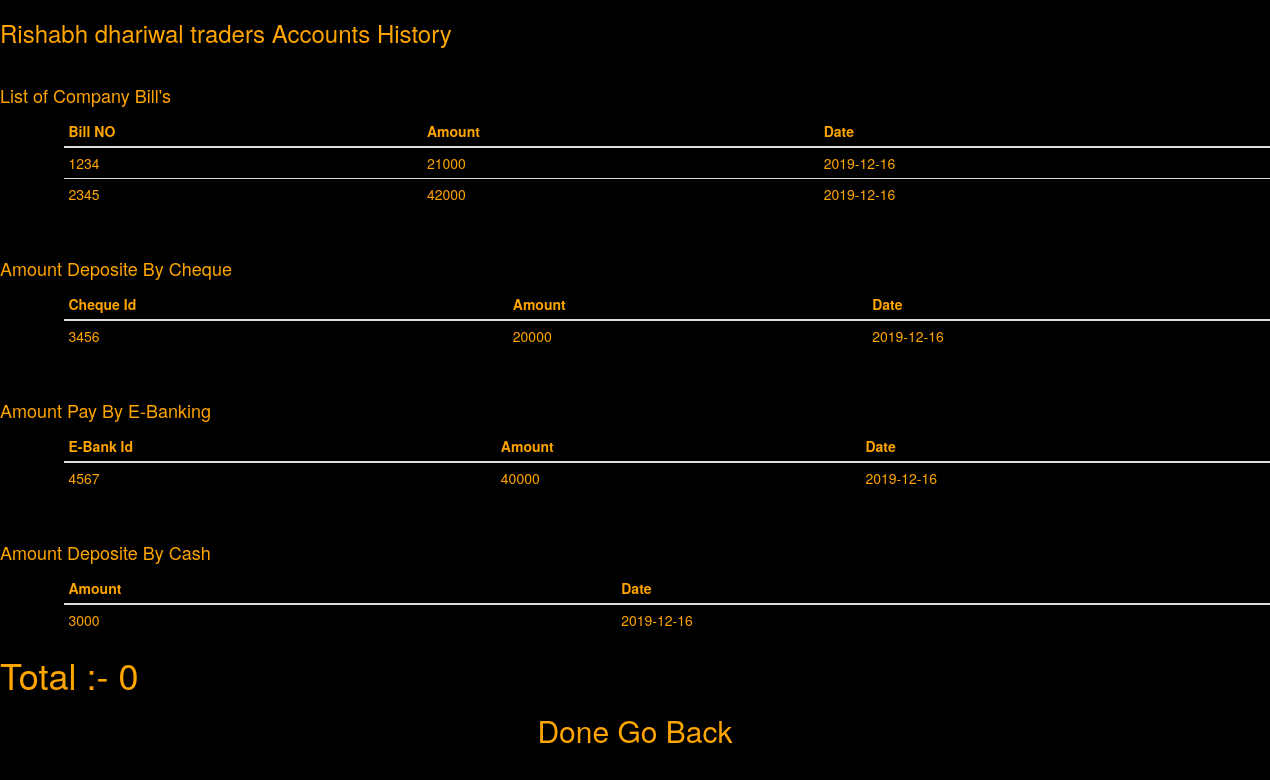
Screenshot of /view.php?cid=6 (signed in) with the database file from the repository.
### tables this page shows
CREATE TABLE `company` (
  `cid` int(11) NOT NULL,
  `cname` varchar(50) DEFAULT NULL,
  `cballance` int(11) DEFAULT NULL
);

CREATE TABLE `companyrecite` (
  `cid` int(11) NOT NULL,
  `amount` int(11) NOT NULL,
  `gst` int(11) DEFAULT NULL,
  `total` int(11) DEFAULT NULL,
  `billno` varchar(25) DEFAULT NULL,
  `tdate` date DEFAULT NULL
);

CREATE TABLE `cheque` (
  `cid` int(11) NOT NULL,
  `chequeid` varchar(25) NOT NULL,
  `amount` int(11) NOT NULL,
  `tdate` date DEFAULT NULL
);

CREATE TABLE `ebank` (
  `cid` int(11) NOT NULL,
  `ebankid` varchar(25) NOT NULL,
  `amount` int(11) NOT NULL,
  `tdate` date DEFAULT NULL
);

CREATE TABLE `cash` (
  `cid` int(11) NOT NULL,
  `amount` int(11) NOT NULL,
  `tdate` date DEFAULT NULL
);

### view.php (the view, shortened to what this page needs)
<?php
if (isset($_REQUEST['cid']))
{
    $cid = htmlentities($_REQUEST['cid']);
   	$stmt1 = $pdo->prepare("
            SELECT cname,cballance from company where cid=:cid
        ");
        $stmt1->execute([
        ':cid' => $cid,
    ]);
    $ballanceval = $stmt1->fetch(PDO::FETCH_OBJ);
    $cname = $ballanceval->cname;
    $cname = ucfirst($cname);
$stmt2 = $pdo->prepare("
            SELECT billno, total, tdate from companyrecite where cid=:cid
        ");
        $stmt2->execute([
        ':cid' => $cid,
    ]);
    while ( $row = $stmt2->fetch(PDO::FETCH_OBJ) )
    {
        $companyrecite[] = $row;
    }
    $stmt3 = $pdo->prepare("
            SELECT chequeid, amount, tdate from cheque where cid=:cid
        ");
        $stmt3->execute([
        ':cid' => $cid,
    ]);
    while ( $row = $stmt3->fetch(PDO::FETCH_OBJ) )
    {
        $cheque[] = $row;
    }
    $stmt4= $pdo->prepare("
            SELECT ebankid, amount, tdate from ebank where cid=:cid
        ");
        $stmt4->execute([
        ':cid' => $cid,
    ]);
    while ( $row = $stmt4->fetch(PDO::FETCH_OBJ) )
    {
        $ebank[] = $row;
    }
$stmt5 = $pdo->prepare("
            SELECT amount, tdate from cash where cid=:cid
        ");
        $stmt5->execute([
        ':cid' => $cid,
    ]);
   while ( $row = $stmt5->fetch(PDO::FETCH_OBJ) )
    {
        $cash[] = $row;
    }
}
?>
<!DOCTYPE html>
<html>
<head>
	<link rel="stylesheet" href="https://maxcdn.bootstrapcdn.com/bootstrap/3.4.1/css/bootstrap.min.css"/>
</head>
<body style="background-color: black">
	<h3 style="color:#ffa500"><?php echo $cname ?> Accounts History</h3><br>
	<h4 style="color:#ffa500">List of Company Bill's</h4>
	<div class="list">
<table class="table table-condensed"style="margin-left : 5%; color: #ffa500">
                <thead>
                  <tr>
                    <th>Bill NO</th>
                    <th>Amount</th>
                    <th>Date</th>
                  </tr>
                </thead>
                <tbody>
                  <?php foreach($companyrecite as $comp) : ?>
                                <tr>
                                  <td>
                                      <?php echo $comp->billno?>
                                  </td>
                      <td>
                          <?php echo $comp->total ?>
                    </td>
                    <td>
                       <?php echo $comp->tdate ?>
                      </td>
                    </tr>
                            <?php endforeach; ?>
                </tbody>
              </table>
</div>
<br>
<h4 style="color:#ffa500">Amount Deposite By Cheque </h4>
<div class="list">
<table class="table table-condensed"style="margin-left : 5%; color: #ffa500">
                <thead>
                  <tr>
                    <th>Cheque Id</th>
                    <th>Amount</th>
                    <th>Date</th>
                  </tr>
                </thead>
                <tbody>
                  <?php foreach($cheque as $comp) : ?>
                                <tr>
                                  <td>
                                      <?php echo $comp->chequeid?>
                                  </td>
                      <td>
                          <?php echo $comp->amount ?>
                    </td>
                    <td>
                       <?php echo $comp->tdate ?>
                      </td>
                    </tr>
                            <?php endforeach; ?>
                </tbody>
              </table>
</div>
<br>
	<h4 style="color:#ffa500">Amount Pay By E-Banking</h4>
	<div class="list">
<table class="table table-condensed"style="margin-left : 5%; color: #ffa500">
                <thead>
                  <tr>
                    <th>E-Bank Id</th>
                    <th>Amount</th>
                    <th>Date</th>
                  </tr>
                </thead>
                <tbody>
                  <?php foreach($ebank as $comp) : ?>
                                <tr>
                                  <td>
                                      <?php echo $comp->ebankid?>
                                  </td>
                      <td>
                          <?php echo $comp->amount ?>
                    </td>
                    <td>
                       <?php echo $comp->tdate ?>
                      </td>
                    </tr>
                            <?php endforeach; ?>
                </tbody>
              </table>
</div>
<br>
<h4 style="color:#ffa500">Amount Deposite By Cash </h4>
<div class="list">
<table class="table table-condensed"style="margin-left : 5%; color: #ffa500">
                <thead>
                  <tr>
                    <th>Amount</th>
                    <th>Date</th>
                  </tr>
                </thead>
                <tbody>
                  <?php foreach($cash as $comp) : ?>
                                <tr>
                      <td>
                          <?php echo $comp->amount ?>
                    </td>
                    <td>
                       <?php echo $comp->tdate ?>
                      </td>
                    </tr>
                            <?php endforeach; ?>
                </tbody>
              </table>
</div>
	<h1 style="color: #ffa500">Total :- <?php echo $ballanceval->cballance;?></h1>
  <a href="mainpage.php" style="text-decoration: none ;text-align: center; color:#ffa500"><h2>Done Go Back</h2>
</body>
</html>

### rows the page displays
company: cname "Rishabh dhariwal traders", cballance "0"
companyrecite: billno "1234", total "21000", tdate "2019-12-16"
companyrecite: billno "2345", total "42000", tdate "2019-12-16"
cheque: chequeid "3456", amount "20000", tdate "2019-12-16"
ebank: ebankid "4567", amount "40000", tdate "2019-12-16"
cash: amount "3000", tdate "2019-12-16"
